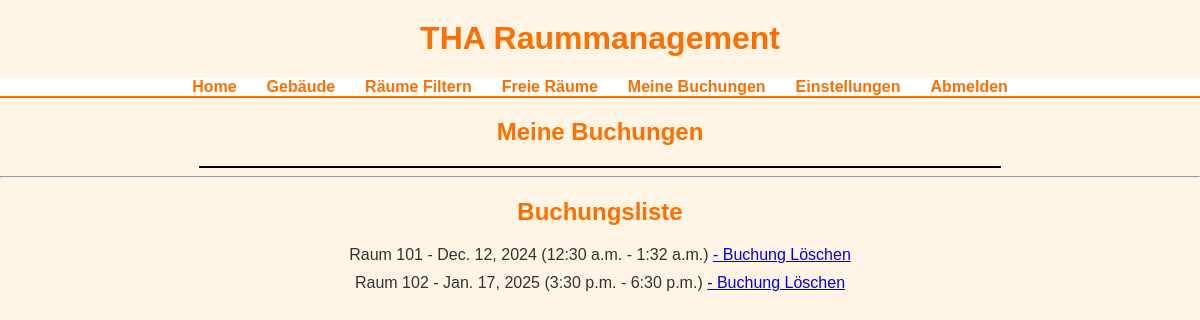
The page /my_bookings/ (signed in) on the database as committed earlier.
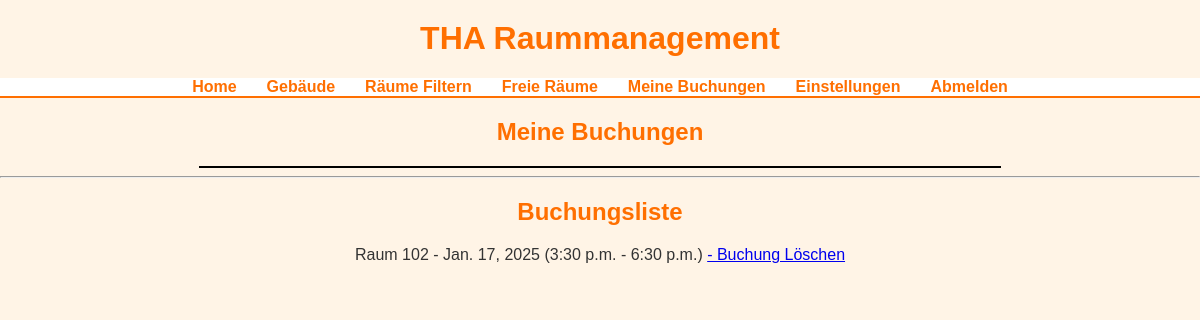
The same page on the database as committed later.
### rooms/models.py (models this page shows)
class RoomBooking(models.Model):
    user = models.ForeignKey(UserAccount, on_delete=models.CASCADE)
    room = models.ForeignKey(Room, on_delete=models.CASCADE)
    booking_date = models.DateField()
    start_time = models.TimeField()
    end_time = models.TimeField()

class Room(models.Model):
    number = models.CharField(max_length=50)
    capacity = models.IntegerField()
    equipment = models.TextField()
    building = models.ForeignKey(Building, on_delete=models.CASCADE)

### rooms/views.py (the view)
# urls.py: path('my_bookings/', views.my_bookings, name='my_bookings'),
@login_required
def my_bookings(request):
    bookings = RoomBooking.objects.filter(user=request.user)
    return render(request, 'my_bookings.html', {'bookings': bookings})

### rooms/templates/my_bookings.html (shortened to what this page needs)
{% extends 'base.html' %}
{% block content %}
<h2>Meine Buchungen</h2>
<div id="calendar" style="width: 100%; max-width: 800px; height: 100%; max-height: 550px; margin: auto; border: 1px solid black;"></div>
<hr>
<h2>Buchungsliste</h2>
<ul>
    {% for booking in bookings %}
    <li>
        Raum {{ booking.room.number }} - {{ booking.booking_date }}
        ({{ booking.start_time }} - {{ booking.end_time }})
        <a href="{% url 'delete_booking' booking.id %}">- Buchung Löschen</a>
    </li>
    {% endfor %}
</ul>
<link href="https://cdn.jsdelivr.net/npm/fullcalendar@5.11.3/main.min.css" rel="stylesheet">
{% endblock %}

Rows that differ between the two databases and show on the page:
removed RoomBooking: room.number "101", booking_date "Dec. 12, 2024", start_time "12:30 a.m.", end_time "1:32 a.m."
